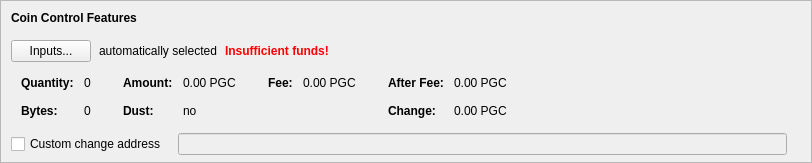
    <widget class="QFrame" name="frameCoinControl">
     <property name="sizePolicy">
      <sizepolicy hsizetype="Expanding" vsizetype="Expanding">
       <horstretch>0</horstretch>
       <verstretch>0</verstretch>
      </sizepolicy>
     </property>
     <property name="maximumSize">
      <size>
       <width>16777215</width>
       <height>16777215</height>
      </size>
     </property>
     <property name="frameShape">
      <enum>QFrame::StyledPanel</enum>
     </property>
     <property name="frameShadow">
      <enum>QFrame::Sunken</enum>
     </property>
     <layout class="QVBoxLayout" name="verticalLayoutCoinControl2">
      <property name="spacing">
       <number>0</number>
      </property>
      <property name="leftMargin">
       <number>0</number>
      </property>
      <property name="topMargin">
       <number>0</number>
      </property>
      <property name="rightMargin">
       <number>0</number>
      </property>
      <property name="bottomMargin">
       <number>6</number>
      </property>
      <item>
       <layout class="QVBoxLayout" name="verticalLayoutCoinControl" stretch="0,0,0,0,1">
        <property name="spacing">
         <number>0</number>
        </property>
        <property name="leftMargin">
         <number>10</number>
        </property>
        <property name="topMargin">
         <number>10</number>
        </property>
        <item>
         <layout class="QHBoxLayout" name="horizontalLayoutCoinControl1">
          <property name="bottomMargin">
           <number>15</number>
          </property>
          <item>
           <widget class="QLabel" name="labelCoinControlFeatures">
            <property name="sizePolicy">
             <sizepolicy hsizetype="Preferred" vsizetype="Maximum">
              <horstretch>0</horstretch>
              <verstretch>0</verstretch>
             </sizepolicy>
            </property>
            <property name="font">
             <font>
              <weight>75</weight>
              <bold>true</bold>
             </font>
            </property>
            <property name="styleSheet">
             <string notr="true">font-weight:bold;</string>
            </property>
            <property name="text">
             <string>Coin Control Features</string>
            </property>
           </widget>
          </item>
         </layout>
        </item>
        <item>
         <layout class="QHBoxLayout" name="horizontalLayoutCoinControl2" stretch="0,0,0,0">
          <property name="spacing">
           <number>8</number>
          </property>
          <property name="bottomMargin">
           <number>10</number>
          </property>
          <item>
           <widget class="QPushButton" name="pushButtonCoinControl">
            <property name="styleSheet">
             <string notr="true"/>
            </property>
            <property name="text">
             <string>Inputs...</string>
            </property>
            <property name="autoDefault">
             <bool>false</bool>
            </property>
           </widget>
          </item>
          <item>
           <widget class="QLabel" name="labelCoinControlAutomaticallySelected">
            <property name="text">
             <string>automatically selected</string>
            </property>
            <property name="margin">
             <number>5</number>
            </property>
           </widget>
          </item>
          <item>
           <widget class="QLabel" name="labelCoinControlInsuffFunds">
            <property name="font">
             <font>
              <weight>75</weight>
              <bold>true</bold>
             </font>
            </property>
            <property name="styleSheet">
             <string notr="true">color:red;font-weight:bold;</string>
            </property>
            <property name="text">
             <string>Insufficient funds!</string>
            </property>
            <property name="margin">
             <number>5</number>
            </property>
           </widget>
          </item>
          <item>
           <spacer name="horizontalSpacerCoinControl">
            <property name="orientation">
             <enum>Qt::Horizontal</enum>
            </property>
            <property name="sizeHint" stdset="0">
             <size>
              <width>40</width>
              <height>1</height>
             </size>
            </property>
           </spacer>
          </item>
         </layout>
        </item>
        <item>
         <widget class="QWidget" name="widgetCoinControl" native="true">
          <property name="sizePolicy">
           <sizepolicy hsizetype="Preferred" vsizetype="Preferred">
            <horstretch>0</horstretch>
            <verstretch>0</verstretch>
           </sizepolicy>
          </property>
          <property name="minimumSize">
           <size>
            <width>0</width>
            <height>0</height>
           </size>
          </property>
          <property name="styleSheet">
           <string notr="true"/>
          </property>
          <layout class="QHBoxLayout" name="horizontalLayoutCoinControl5">
           <property name="leftMargin">
            <number>0</number>
           </property>
           <property name="topMargin">
            <number>0</number>
           </property>
           <property name="rightMargin">
            <number>0</number>
           </property>
           <property name="bottomMargin">
            <number>0</number>
           </property>
           <item>
            <layout class="QHBoxLayout" name="horizontalLayoutCoinControl3" stretch="0,0,0,1">
             <property name="spacing">
              <number>20</number>
             </property>
             <property name="topMargin">
              <number>0</number>
             </property>
             <property name="bottomMargin">
              <number>10</number>
             </property>
             <item>
              <layout class="QFormLayout" name="formLayoutCoinControl1">
               <property name="horizontalSpacing">
                <number>10</number>
               </property>
               <property name="verticalSpacing">
                <number>14</number>
               </property>
               <property name="leftMargin">
                <number>10</number>
               </property>
               <property name="topMargin">
                <number>4</number>
               </property>
               <property name="rightMargin">
                <number>6</number>
               </property>
               <item row="0" column="0">
                <widget class="QLabel" name="labelCoinControlQuantityText">
                 <property name="font">
                  <font>
                   <weight>75</weight>
                   <bold>true</bold>
                  </font>
                 </property>
                 <property name="text">
                  <string>Quantity:</string>
                 </property>
                 <property name="margin">
                  <number>0</number>
                 </property>
                </widget>
               </item>
               <item row="0" column="1">
                <widget class="QLabel" name="labelCoinControlQuantity">
                 <property name="cursor">
                  <cursorShape>IBeamCursor</cursorShape>
                 </property>
                 <property name="contextMenuPolicy">
                  <enum>Qt::ActionsContextMenu</enum>
                 </property>
                 <property name="text">
                  <string notr="true">0</string>
                 </property>
                 <property name="margin">
                  <number>0</number>
                 </property>
                 <property name="textInteractionFlags">
                  <set>Qt::LinksAccessibleByMouse|Qt::TextSelectableByKeyboard|Qt::TextSelectableByMouse</set>
                 </property>
                </widget>
               </item>
               <item row="1" column="0">
                <widget class="QLabel" name="labelCoinControlBytesText">
                 <property name="font">
                  <font>
                   <weight>75</weight>
                   <bold>true</bold>
                  </font>
                 </property>
                 <property name="text">
                  <string>Bytes:</string>
                 </property>
                </widget>
               </item>
               <item row="1" column="1">
                <widget class="QLabel" name="labelCoinControlBytes">
                 <property name="cursor">
                  <cursorShape>IBeamCursor</cursorShape>
                 </property>
                 <property name="contextMenuPolicy">
                  <enum>Qt::ActionsContextMenu</enum>
                 </property>
                 <property name="text">
                  <string notr="true">0</string>
                 </property>
                 <property name="textInteractionFlags">
                  <set>Qt::LinksAccessibleByMouse|Qt::TextSelectableByKeyboard|Qt::TextSelectableByMouse</set>
                 </property>
                </widget>
               </item>
              </layout>
             </item>
             <item>
              <layout class="QFormLayout" name="formLayoutCoinControl2">
               <property name="horizontalSpacing">
                <number>10</number>
               </property>
               <property name="verticalSpacing">
                <number>14</number>
               </property>
               <property name="leftMargin">
                <number>6</number>
               </property>
               <property name="topMargin">
                <number>4</number>
               </property>
               <property name="rightMargin">
                <number>6</number>
               </property>
               <item row="0" column="0">
                <widget class="QLabel" name="labelCoinControlAmountText">
                 <property name="font">
                  <font>
                   <weight>75</weight>
                   <bold>true</bold>
                  </font>
                 </property>
                 <property name="text">
                  <string>Amount:</string>
                 </property>
                 <property name="margin">
                  <number>0</number>
                 </property>
                </widget>
               </item>
               <item row="0" column="1">
                <widget class="QLabel" name="labelCoinControlAmount">
                 <property name="cursor">
                  <cursorShape>IBeamCursor</cursorShape>
                 </property>
                 <property name="contextMenuPolicy">
                  <enum>Qt::ActionsContextMenu</enum>
                 </property>
                 <property name="text">
                  <string notr="true">0.00 PGC</string>
                 </property>
                 <property name="textInteractionFlags">
                  <set>Qt::LinksAccessibleByMouse|Qt::TextSelectableByKeyboard|Qt::TextSelectableByMouse</set>
                 </property>
                </widget>
               </item>
               <item row="1" column="0">
                <widget class="QLabel" name="labelCoinControlLowOutputText">
                 <property name="font">
                  <font>
                   <weight>75</weight>
                   <bold>true</bold>
                  </font>
                 </property>
                 <property name="text">
                  <string>Dust:</string>
                 </property>
                </widget>
               </item>
               <item row="1" column="1">
                <widget class="QLabel" name="labelCoinControlLowOutput">
                 <property name="cursor">
                  <cursorShape>IBeamCursor</cursorShape>
                 </property>
                 <property name="contextMenuPolicy">
                  <enum>Qt::ActionsContextMenu</enum>
                 </property>
                 <property name="text">
                  <string notr="true">no</string>
                 </property>
                 <property name="textInteractionFlags">
                  <set>Qt::LinksAccessibleByMouse|Qt::TextSelectableByKeyboard|Qt::TextSelectableByMouse</set>
                 </property>
                </widget>
               </item>
              </layout>
             </item>
             <item>
              <layout class="QFormLayout" name="formLayoutCoinControl3">
               <property name="horizontalSpacing">
                <number>10</number>
               </property>
               <property name="verticalSpacing">
                <number>14</number>
               </property>
               <property name="leftMargin">
                <number>6</number>
               </property>
               <property name="topMargin">
                <number>4</number>
               </property>
               <property name="rightMargin">
                <number>6</number>
               </property>
               <item row="0" column="0">
                <widget class="QLabel" name="labelCoinControlFeeText">
                 <property name="font">
                  <font>
                   <weight>75</weight>
                   <bold>true</bold>
                  </font>
                 </property>
                 <property name="text">
                  <string>Fee:</string>
                 </property>
                 <property name="margin">
                  <number>0</number>
                 </property>
                </widget>
               </item>
               <item row="0" column="1">
                <widget class="QLabel" name="labelCoinControlFee">
                 <property name="cursor">
                  <cursorShape>IBeamCursor</cursorShape>
                 </property>
                 <property name="contextMenuPolicy">
                  <enum>Qt::ActionsContextMenu</enum>
                 </property>
                 <property name="text">
                  <string notr="true">0.00 PGC</string>
                 </property>
                 <property name="textInteractionFlags">
                  <set>Qt::LinksAccessibleByMouse|Qt::TextSelectableByKeyboard|Qt::TextSelectableByMouse</set>
                 </property>
                </widget>
               </item>
              </layout>
             </item>
             <item>
              <layout class="QFormLayout" name="formLayoutCoinControl4">
               <property name="horizontalSpacing">
                <number>10</number>
               </property>
               <property name="verticalSpacing">
                <number>14</number>
               </property>
               <property name="leftMargin">
                <number>6</number>
               </property>
               <property name="topMargin">
                <number>4</number>
               </property>
               <property name="rightMargin">
                <number>6</number>
               </property>
               <item row="0" column="0">
                <widget class="QLabel" name="labelCoinControlAfterFeeText">
                 <property name="font">
                  <font>
                   <weight>75</weight>
                   <bold>true</bold>
                  </font>
                 </property>
                 <property name="text">
                  <string>After Fee:</string>
                 </property>
                 <property name="margin">
                  <number>0</number>
                 </property>
                </widget>
               </item>
               <item row="0" column="1">
                <widget class="QLabel" name="labelCoinControlAfterFee">
                 <property name="cursor">
                  <cursorShape>IBeamCursor</cursorShape>
                 </property>
                 <property name="contextMenuPolicy">
                  <enum>Qt::ActionsContextMenu</enum>
                 </property>
                 <property name="text">
                  <string notr="true">0.00 PGC</string>
                 </property>
                 <property name="textInteractionFlags">
                  <set>Qt::LinksAccessibleByMouse|Qt::TextSelectableByKeyboard|Qt::TextSelectableByMouse</set>
                 </property>
                </widget>
               </item>
               <item row="1" column="0">
                <widget class="QLabel" name="labelCoinControlChangeText">
                 <property name="font">
                  <font>
                   <weight>75</weight>
                   <bold>true</bold>
                  </font>
                 </property>
                 <property name="text">
                  <string>Change:</string>
                 </property>
                </widget>
               </item>
               <item row="1" column="1">
                <widget class="QLabel" name="labelCoinControlChange">
                 <property name="cursor">
                  <cursorShape>IBeamCursor</cursorShape>
                 </property>
                 <property name="contextMenuPolicy">
                  <enum>Qt::ActionsContextMenu</enum>
                 </property>
                 <property name="text">
                  <string notr="true">0.00 PGC</string>
                 </property>
                 <property name="textInteractionFlags">
                  <set>Qt::LinksAccessibleByMouse|Qt::TextSelectableByKeyboard|Qt::TextSelectableByMouse</set>
                 </property>
                </widget>
               </item>
              </layout>
             </item>
            </layout>
           </item>
          </layout>
         </widget>
        </item>
        <item>
         <layout class="QHBoxLayout" name="horizontalLayoutCoinControl4" stretch="0,0,0">
          <property name="spacing">
           <number>12</number>
          </property>
          <property name="sizeConstraint">
           <enum>QLayout::SetDefaultConstraint</enum>
          </property>
          <property name="topMargin">
           <number>5</number>
          </property>
          <property name="rightMargin">
           <number>5</number>
          </property>
          <item>
           <widget class="QCheckBox" name="checkBoxCoinControlChange">
            <property name="toolTip">
             <string>If this is activated, but the change address is empty or invalid, change will be sent to a newly generated address.</string>
            </property>
            <property name="text">
             <string>Custom change address</string>
            </property>
           </widget>
          </item>
          <item>
           <widget class="QValidatedLineEdit" name="lineEditCoinControlChange">
            <property name="enabled">
             <bool>false</bool>
            </property>
            <property name="sizePolicy">
             <sizepolicy hsizetype="Expanding" vsizetype="Fixed">
              <horstretch>0</horstretch>
              <verstretch>0</verstretch>
             </sizepolicy>
            </property>
           </widget>
          </item>
          <item>
           <widget class="QLabel" name="labelCoinControlChangeLabel">
            <property name="sizePolicy">
             <sizepolicy hsizetype="Preferred" vsizetype="Expanding">
              <horstretch>0</horstretch>
              <verstretch>0</verstretch>
             </sizepolicy>
            </property>
            <property name="minimumSize">
             <size>
              <width>0</width>
              <height>0</height>
             </size>
            </property>
            <property name="text">
             <string/>
            </property>
            <property name="margin">
             <number>3</number>
            </property>
           </widget>
          </item>
         </layout>
        </item>
        <item>
         <spacer name="verticalSpacerCoinControl">
          <property name="orientation">
           <enum>Qt::Vertical</enum>
          </property>
          <property name="sizeHint" stdset="0">
           <size>
            <width>800</width>
            <height>1</height>
           </size>
          </property>
         </spacer>
        </item>
       </layout>
      </item>
     </layout>
    </widget>
